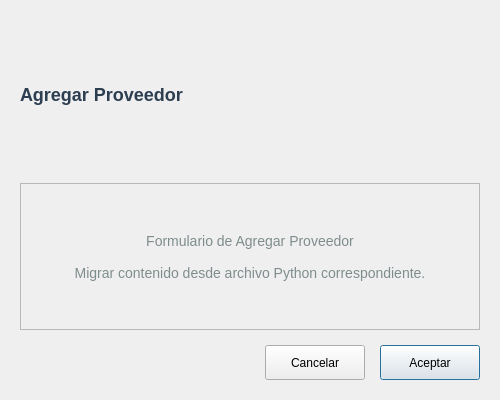
<?xml version="1.0" encoding="UTF-8"?>
<ui version="4.0">
 <class>AddProviderDialog</class>
 <widget class="QDialog" name="AddProviderDialog">
  <property name="geometry">
   <rect>
    <x>0</x>
    <y>0</y>
    <width>500</width>
    <height>400</height>
   </rect>
  </property>
  <property name="windowTitle">
   <string>Agregar Proveedor</string>
  </property>
  <property name="modal">
   <bool>true</bool>
  </property>
  <layout class="QVBoxLayout" name="mainLayout">
   <property name="spacing">
    <number>15</number>
   </property>
   <property name="leftMargin">
    <number>20</number>
   </property>
   <property name="topMargin">
    <number>20</number>
   </property>
   <property name="rightMargin">
    <number>20</number>
   </property>
   <property name="bottomMargin">
    <number>20</number>
   </property>
   
   <item>
    <widget class="QLabel" name="lblTitle">
     <property name="text">
      <string>Agregar Proveedor</string>
     </property>
     <property name="styleSheet">
      <string>font-size: 18px; font-weight: bold; color: #2c3e50;</string>
     </property>
    </widget>
   </item>
   
   <item>
    <widget class="QFrame" name="frameContent">
     <property name="frameShape">
      <enum>QFrame::StyledPanel</enum>
     </property>
     <layout class="QVBoxLayout" name="contentLayout">
      <item>
       <widget class="QLabel" name="lblPlaceholder">
        <property name="text">
         <string>Formulario de Agregar Proveedor

Migrar contenido desde archivo Python correspondiente.</string>
        </property>
        <property name="alignment">
         <set>Qt::AlignCenter</set>
        </property>
        <property name="styleSheet">
         <string>color: #7f8c8d; font-size: 14px; padding: 20px;</string>
        </property>
       </widget>
      </item>
     </layout>
    </widget>
   </item>
   
   <item>
    <layout class="QHBoxLayout" name="buttonLayout">
     <item>
      <spacer name="buttonSpacer">
       <property name="orientation">
        <enum>Qt::Horizontal</enum>
       </property>
       <property name="sizeHint" stdset="0">
        <size>
         <width>40</width>
         <height>20</height>
        </size>
       </property>
      </spacer>
     </item>
     <item>
      <widget class="QPushButton" name="btnCancel">
       <property name="text">
        <string>Cancelar</string>
       </property>
       <property name="minimumSize">
        <size>
         <width>100</width>
         <height>35</height>
        </size>
       </property>
      </widget>
     </item>
     <item>
      <widget class="QPushButton" name="btnAccept">
       <property name="text">
        <string>Aceptar</string>
       </property>
       <property name="default">
        <bool>true</bool>
       </property>
       <property name="minimumSize">
        <size>
         <width>100</width>
         <height>35</height>
        </size>
       </property>
      </widget>
     </item>
    </layout>
   </item>
  </layout>
 </widget>
 
 <resources/>
 <connections>
  <connection>
   <sender>btnCancel</sender>
   <signal>clicked()</signal>
   <receiver>AddProviderDialog</receiver>
   <slot>reject()</slot>
  </connection>
 </connections>
</ui>
